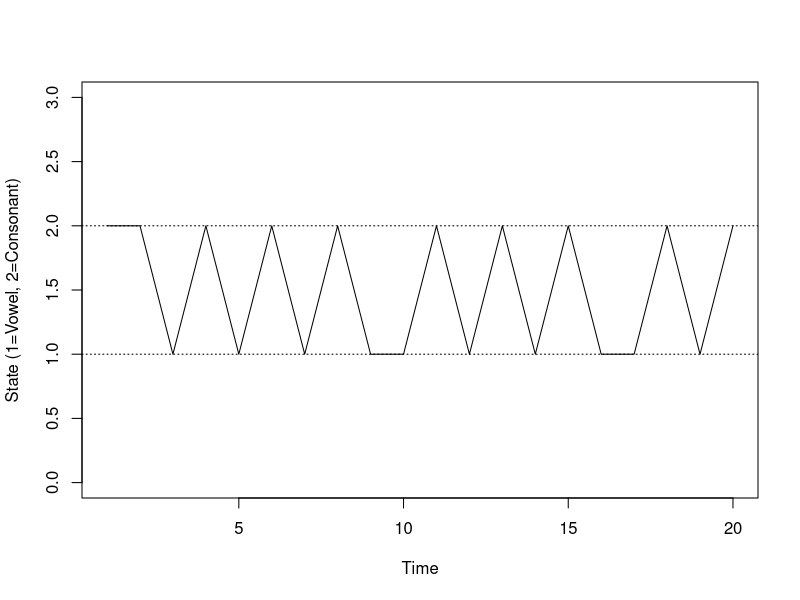

R code for this plot:
## ---- chunk 1

run.mc.sim <- function(P, num.iters = 100) {
  
  
  num.states <- nrow(P)
  
  
  states <- numeric(num.iters)
  
  
  states[1] <- sample(1:num.states, 1)  
  
  
  for(t in 2:num.iters) {
    
    p <- P[states[t-1], ]
    
    states[t] <- which(rmultinom(1, 1, p) == 1)
  }
  
  return(states)
}

##setup transition matrix
P <- matrix(c(0.128, 0.872,   
              0.663, 0.337), 
            nrow = 2, byrow = TRUE)


#P


num.chains <- 1 
num.iterations <- 20  

# defined the matrix of to stor the state
chain.states <- matrix(NA, ncol = num.chains, nrow = num.iterations)

# Simulate the chain(s)
for(c in seq_len(num.chains)) {
  chain.states[,c] <- run.mc.sim(P, num.iters = num.iterations)
}

# Print the simulated sequence of vowels (1) and consonants (2)
#print(chain.states)


matplot(chain.states, cex = 12, pch = 19, type = 'l', lty = 1, col = 1:5, ylim = c(0, 3), 
        ylab = 'State (1=Vowel, 2=Consonant)', xlab = 'Time')
abline(h = 1, lty = 3)  
abline(h = 2, lty = 3)

